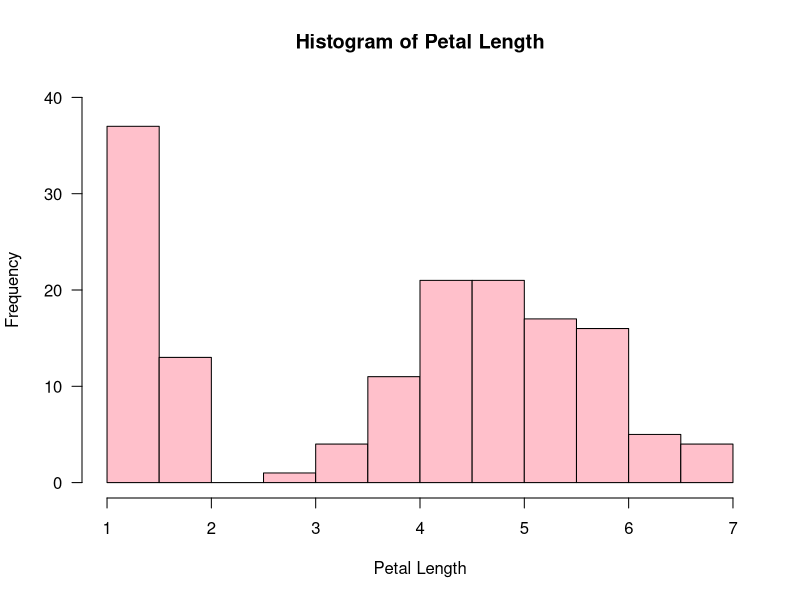

The R source for this figure:
library(dplyr)
data(iris)
#petal_length <- iris[,3]
#mean(iris$Petal.Length)
petal_length <- iris$Petal.Length
mean_petal_length <- mean(petal_length)
histogram_petal_length <- hist(petal_length,
                               main="Histogram of Petal Length",
                               xlab="Petal Length",
                               col="pink",
                               ylim=c(0,40),
                               las=1,
                               breaks=11)
iris$Petal.Length %>%
  summary()